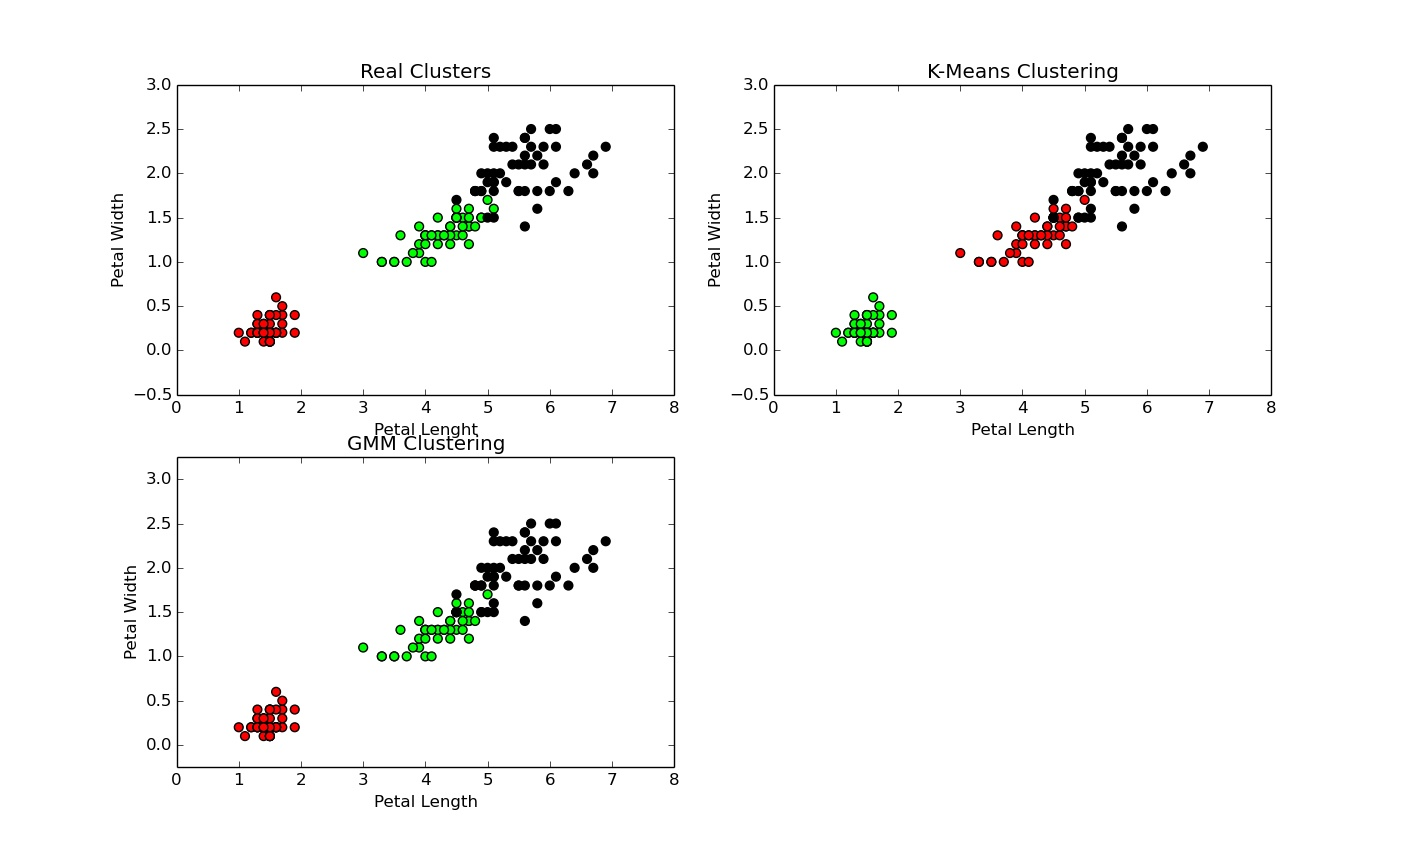

This figure's Python source:
import matplotlib.pyplot as plt
from sklearn import datasets
from sklearn.cluster import KMeans
import pandas as pd
import numpy as np
from sklearn import preprocessing
#from sklearn.mixture import GMM # Used for older versions of sklearn
from sklearn.mixture import GaussianMixture 

iris = datasets.load_iris()

X = pd.DataFrame(iris.data)
X.columns = ['Sepal_Length', 'Sepal_Width', 'Petal_Length', 'Petal_Width']
X_norm = preprocessing.normalize(X)

y = pd.DataFrame(iris.target)
y.columns = ['Targets']

# K-Means Model
model = KMeans(n_clusters = 3)
model.fit(X_norm)

# EM Model
#gmm = GMM(n_components = 3) # Used for older versions of sklearn
gmm = GaussianMixture(n_components = 3)
gmm.fit(X_norm)
gmm_y = gmm.predict(X_norm)

plt.figure(figsize = (14, 14))
colormap = np.array(['red', 'lime', 'black'])

# Real Clusters
plt.subplot(2, 2, 1)
plt.scatter(X.Petal_Length, X.Petal_Width, c = colormap[y.Targets], s = 40)
plt.title('Real Clusters')
plt.xlabel('Petal Lenght')
plt.ylabel('Petal Width')

# K-Means Output
plt.subplot(2, 2, 2)
plt.scatter(X.Petal_Length, X.Petal_Width, c = colormap[model.labels_], s = 40)
plt.title('K-Means Clustering')
plt.xlabel('Petal Length')
plt.ylabel('Petal Width')

# EM Output
plt.subplot(2, 2, 3)
plt.scatter(X.Petal_Length, X.Petal_Width, c = colormap[gmm_y], s = 40)
plt.title('GMM Clustering')
plt.xlabel('Petal Length')
plt.ylabel('Petal Width')

plt.show()
